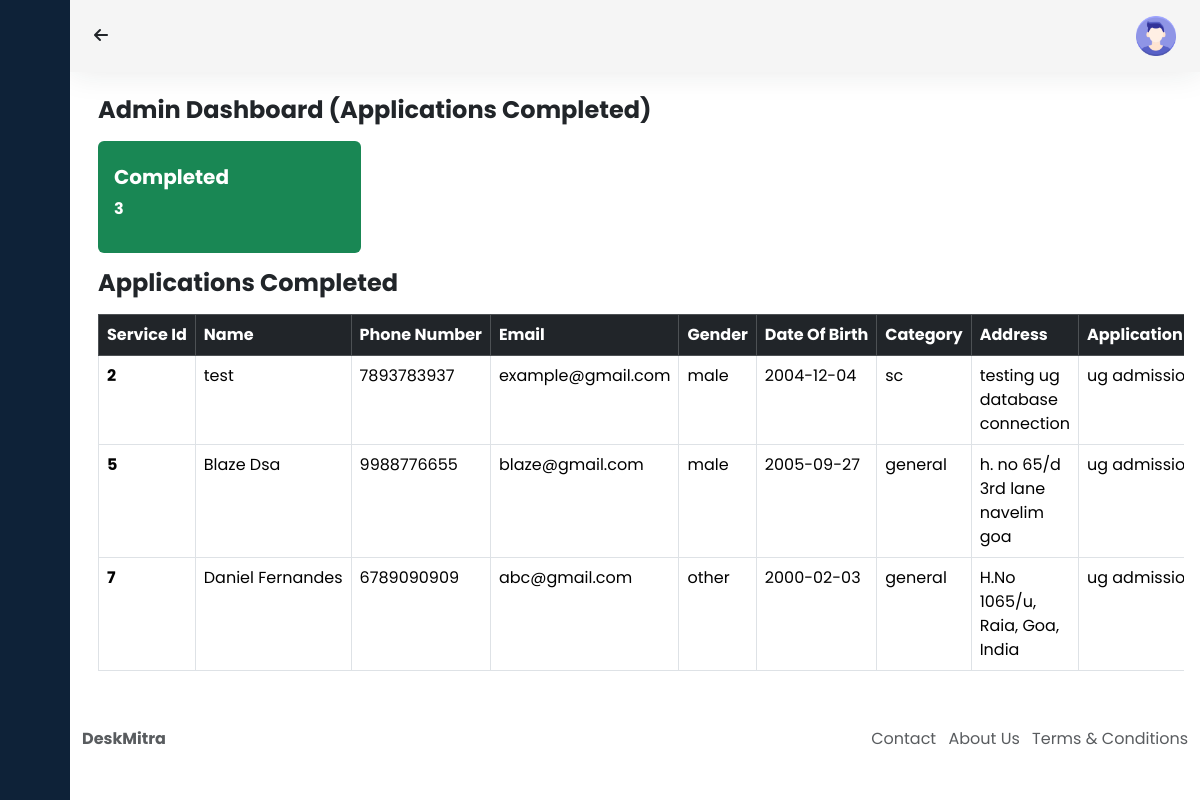
/admin/completed_applications.php, run on the app's committed database.
### tables this page shows
CREATE TABLE `services` (
  `service_id` int(10) NOT NULL,
  `name` varchar(50) NOT NULL,
  `phone_number` varchar(11) NOT NULL,
  `email` varchar(100) NOT NULL,
  `gender` varchar(10) NOT NULL,
  `date_of_birth` date NOT NULL,
  `category` varchar(10) NOT NULL,
  `address` varchar(500) NOT NULL,
  `application_type` varchar(80) NOT NULL,
  `created_at` timestamp NOT NULL DEFAULT current_timestamp(),
  `status` varchar(80) NOT NULL DEFAULT 'received'
);

### admin/completed_applications.php (the view, shortened to what this page needs)
<!DOCTYPE html>
<html>
  <head>
    <link rel="stylesheet" href="https://cdn.jsdelivr.net/npm/@fortawesome/fontawesome-free@6.6.0/css/fontawesome.min.css">
    <link href="https://cdn.lineicons.com/4.0/lineicons.css" rel="stylesheet" />
    <link
      href="https://cdn.jsdelivr.net/npm/bootstrap@5.3.2/dist/css/bootstrap.min.css"
      rel="stylesheet"
    />
    <link rel="stylesheet" href="style.css" />
  </head>
  <body>
    <div class="wrapper">
      <aside id="sidebar">
        <?php require_once("admin_sidebar.php"); ?>
      </aside>
      <div class="main">
        <nav class="navbar navbar-expand px-4 py-3">
          <div class="navbar-collapse collapse">
            <ul class="navbar-nav">
            <li class="nav-item m-auto">
                <i class="fa-solid fa-arrow-left" id="backArrow" onclick="history.back()"></i>
              </li>
            </ul>
            <ul class="navbar-nav ms-auto">
              <li class="nav-item dropdown">
                <a href="#" data-bs-toggle="dropdown" class="nav-icon pe-md-0">
                  <img src="account.png" class="avatar img-fluid" alt="" />
                </a>
              </li>
            </ul>
          </div>
        </nav>
        <?php
$servername = "hopper.proxy.rlwy.net";
$username = "root";
$password = "NUrmlGfIAyWEJNvtSDEHUmmKtLQinJXd";
$database = "railway";
$port       = 47375;
$db = new mysqli($servername, $username, $password, $database, $port);
        ?>
        <main class="content px-3 py-4">
          <div class="container-fluid">
            <div class="mb-3">
              <h3 class="fw-bold fs-4 mb-3">Admin Dashboard (Applications Completed)</h3>
              <div class="row g-2">
                <div class="col-12 col-md-3">
                  <div class="card border-0 bg-success text-white">
                    <div class="card-body py-4">
                      <h5 class="mb-2 fw-bold">Completed</h5>
                      <p class="mb-2 fw-bold"><?php
                        $sql_qyery_completed = "SELECT * FROM services WHERE status='completed';";
                        $result_completed = $db -> query($sql_qyery_completed);
                        echo"$result_completed->num_rows";
                        ?></p>
                    </div>
                  </div>
                </div>
              </div>
              <h3 class="fw-bold fs-4 my-3">Applications Completed</h3>
              <div class="row">
                <div class="col-12 table-responsive">
                  <table class="table table-hover table-bordered text-nowrap">
                    <thead class="table-dark align-top">
                      <tr class="highlight">
                        <th class="col-1">Service Id</th>
                        <th class="col-1">Name</th>
                        <th class="col-1">Phone Number</th>
                        <th class="col-1">Email</th>
                        <th class="col-1">Gender</th>
                        <th class="col-1">Date Of Birth</th>
                        <th class="col-1">Category</th>
                        <th class="col-1">Address</th>
                        <th class="col-1">Application Type</th>
                      </tr>
                    </thead>
                    <tbody>
                      <?php
                      $sql_qyery = "SELECT * FROM services WHERE status = 'completed'";
                      $result = $db -> query($sql_qyery);
                      if ($result -> num_rows > 0) {
                        foreach ($result as $row) {
                        ?>
                          <tr>
                            <th><?= $row["service_id"];?></th>
                            <td><?= $row["name"];?></td>
                            <td><?= $row["phone_number"] ?></td>
                            <td><?= $row["email"]; ?></td>
                            <td><?= $row["gender"]; ?></td>
                            <td><?= $row["date_of_birth"]; ?></td>
                            <td><?= $row["category"]; ?></td>
                            <td class="text-wrap"><?= $row["address"]; ?></td>
                            <td><?= $row["application_type"]; ?></td>
                          </tr>
                          <?php
                        }
                      }
                      ?>
                    </tbody>
                  </table>
                </div>
              </div>
            </div>
          </div>
        </main>
        <footer class="footer">
          <div class="container-fluid">
            <div class="row text-body-secondary">
              <div class="col-6 text-start">
                <a class="text-body-secondary" href=" #">
                  <strong>DeskMitra</strong>
                </a>
              </div>
              <div class="col-6 text-end text-body-secondary d-none d-md-block">
                <ul class="list-inline mb-0">
                  <li class="list-inline-item">
                    <a class="text-body-secondary" href="../contact.php">Contact</a>
                  </li>
                  <li class="list-inline-item">
                    <a class="text-body-secondary" href="../about.php">About Us</a>
                  </li>
                  <li class="list-inline-item">
                    <a class="text-body-secondary" href="#"
                      >Terms & Conditions</a
                    >
                  </li>
                </ul>
              </div>
            </div>
          </div>
        </footer>
      </div>
    </div>
  </body>
</html>

### admin/style.css (style rules this page uses)
a { text-decoration: none; }
li { list-style: none; }
body { font-family: 'Poppins', sans-serif; }
.wrapper { display: flex; }
.main { display: flex; flex-direction: column; min-height: 100vh; width: 100%; overflow: hidden; transition: all 0.35s ease-in-out; background-color: #fff; min-width: 0; }
#sidebar { width: 70px; min-width: 70px; z-index: 1000; transition: all .25s ease-in-out; background-color: #0e2238; display: flex; flex-direction: column; }
.navbar { background-color: #f5f5f5; box-shadow: 0 0 2rem 0 rgba(33, 37, 41, .1); }
.navbar-expand .navbar-collapse { min-width: 200px; }
.avatar { height: 40px; width: 40px; }

### data on the page
services: service_id "2", name "test", phone_number "7893783937", email "example@gmail.com", gender "male", date_of_birth "2004-12-04", category "sc", address "testing ug database connection", application_type "ug…"
services: service_id "5", name "Blaze Dsa", phone_number "9988776655", email "blaze@gmail.com", gender "male", date_of_birth "2005-09-27", category "general", address "h. no 65/d 3rd lane navelim goa", application_type "ug…"
services: service_id "7", name "Daniel Fernandes", phone_number "6789090909", email "abc@gmail.com", gender "other", date_of_birth "2000-02-03", category "general", address "H.No 1065/u, Raia, Goa, India", application_type "ug…"

### other printed values
$result_completed->num_rows "3"
